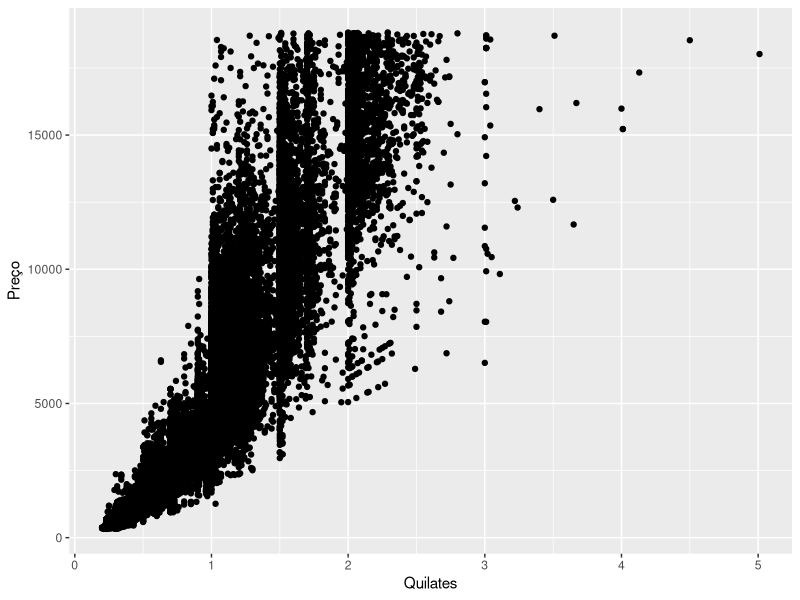
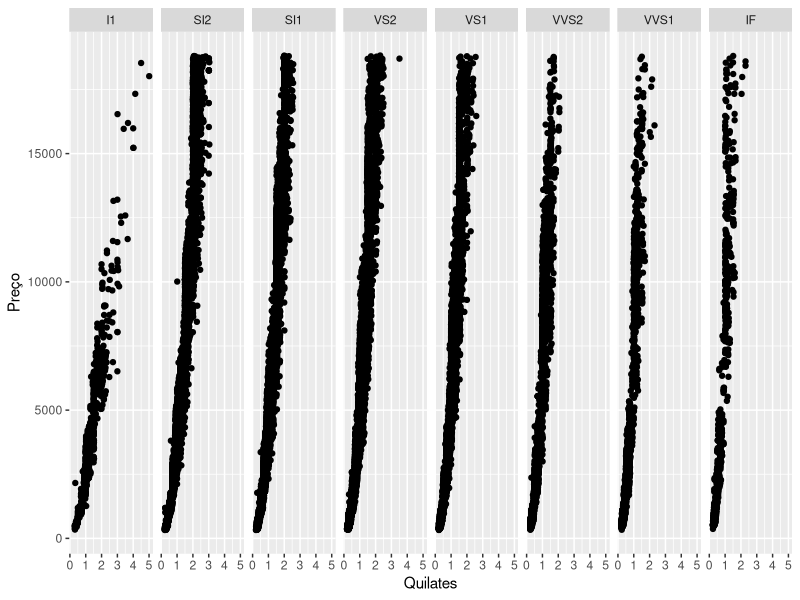
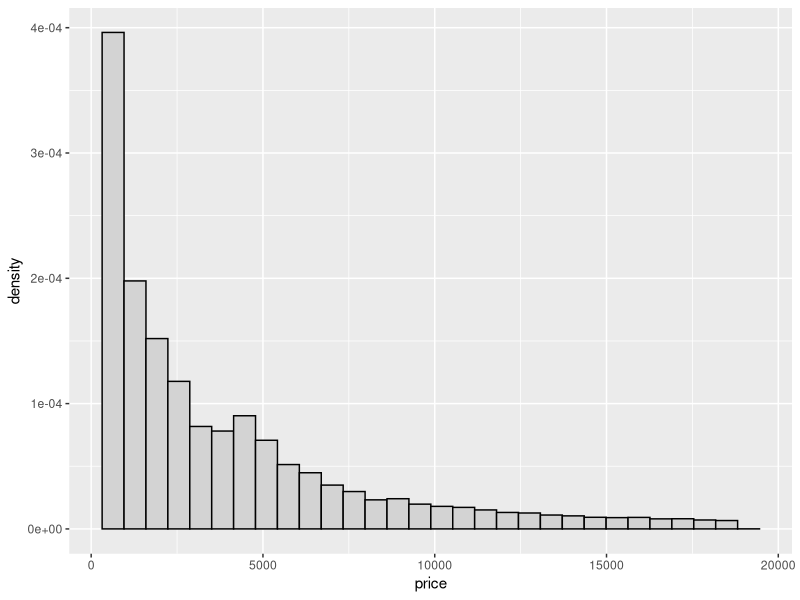
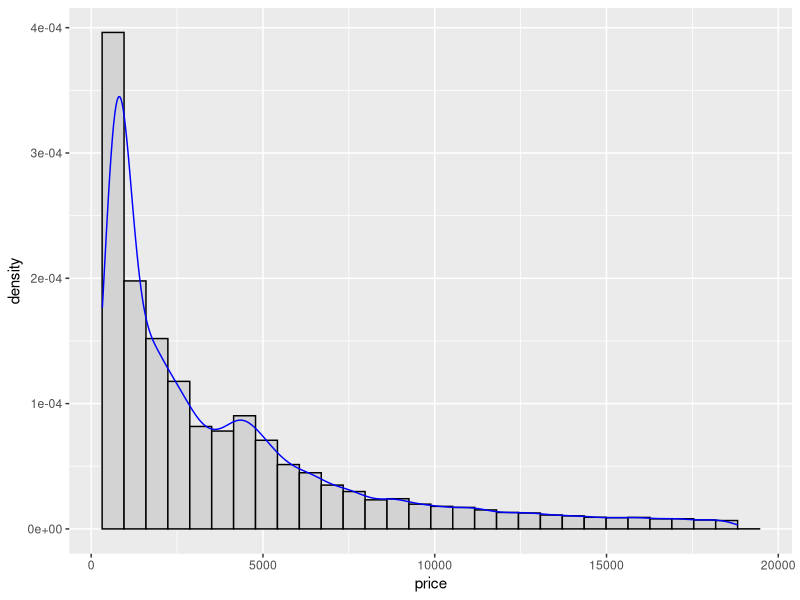
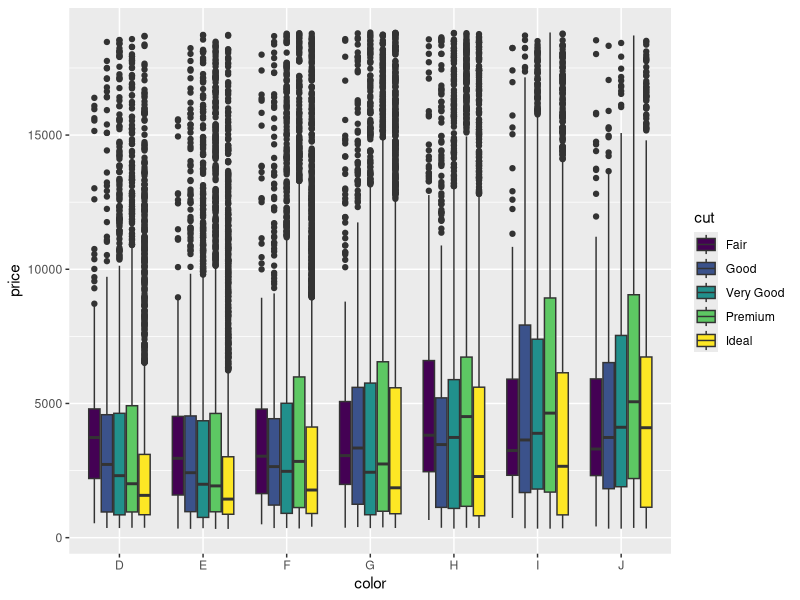
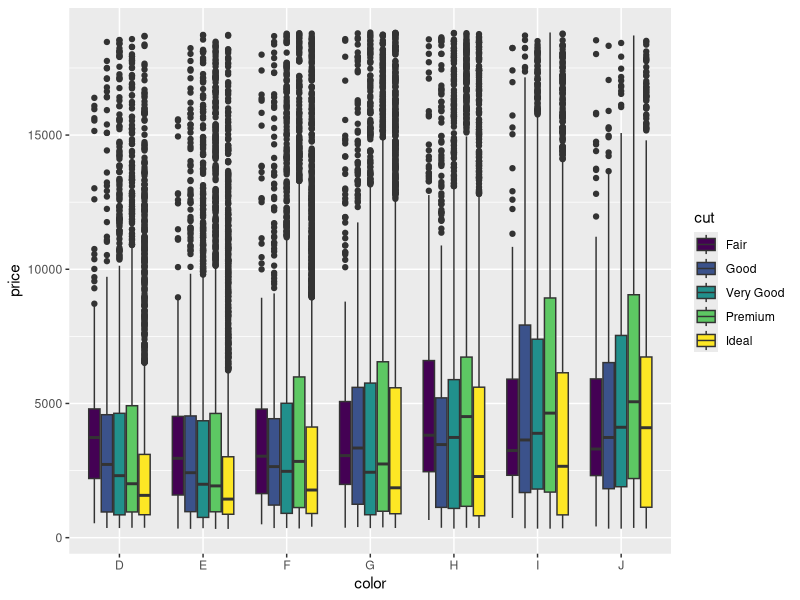
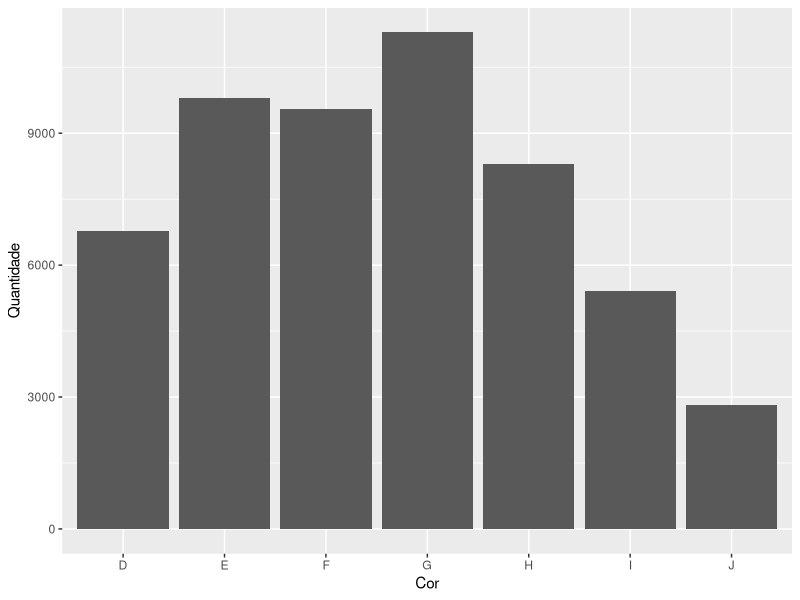
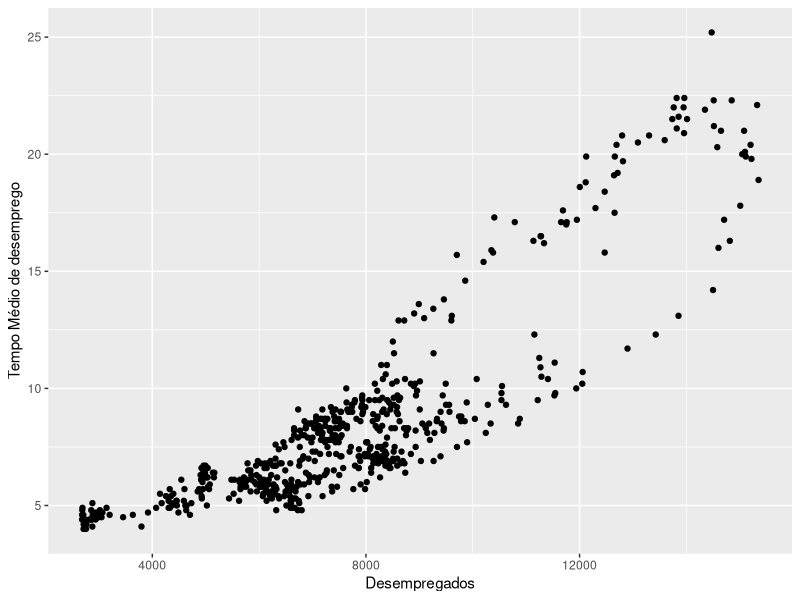

Recreate these plots in R, in order.
## ---- chunk 1
library(ggplot2)
library(tidyr)
library(dplyr)
library(lubridate)
## ---- chunk 2


  graph <- 
ggplot(diamonds) +
  geom_point(aes(x = carat, y = price))

graphExe1 <- 
  graph + xlab("Quilates") + 
  ylab("Preço")

graphExe1
## ---- chunk 3
  graph <- 
ggplot(diamonds) +
  geom_point(aes(x = carat, y = price))

graph <- 
ggplot(diamonds) +
  geom_point(aes(x = carat, y = price))

graphExe2 <- 
  graph + xlab("Quilates") + 
  ylab("Preço") + facet_grid(~clarity)

graphExe2
## ---- chunk 4
graphHist <- 
ggplot(data = diamonds, aes(x = price, y = ..density..)) +
  geom_histogram(color = 'black', fill = 'light grey')
graphHist
## ---- chunk 5
graphHist +
  geom_density(alpha = 0.6, color = "Blue")
## ---- chunk 6
graphHist <- 
ggplot(data = diamonds) +
  geom_boxplot(aes(y = price, x = color, fill = cut))
graphHist
## ---- chunk 7
graphHist +
  scale_color_manual(values = c("grey", "light blue"))
## ---- chunk 8
graph <- 
  ggplot(diamonds) +
  geom_bar(aes(x = color)) +
  ylab("Quantidade") +
  xlab("Cor")
graph
## ---- chunk 9
graph <- ggplot(data = economics, aes(x = unemploy, y = uempmed)) + 
  geom_point() + 
  xlab("Desempregados") + ylab("Tempo Médio de desemprego")

graph
## ---- chunk 10
graph + 
  geom_point(aes(color = year(date)))
## ---- chunk 11
graph <- ggplot(data = economics, aes(x = date, y = unemploy)) +
  geom_line() +
  xlab("Data") + ylab("Desempregados")
## ---- chunk 12
dt_economics <- 
  economics %>% select(date, unemploy) %>%
  group_by(ano = year(date)) %>% summarise(desemp = mean(unemploy))

graph <- ggplot(data = dt_economics, aes(x = ano, y = desemp)) +
  geom_line() +
  xlab("Data") + ylab("Desempregados")

graph
## ---- chunk 13
dt_economics <- 
  economics %>% select(date, unemploy) %>%
  group_by(ano = year(date)) %>% summarise(desemp = median(unemploy), lim_inf = quantile(unemploy, probs = c(0.01), na.rm = TRUE), lim_sup = quantile(unemploy, probs = c(0.99), na.rm = TRUE))

graph <- ggplot(data = dt_economics, aes(x = ano, y = desemp)) + 
  geom_ribbon(aes(ymin = lim_inf, ymax = lim_sup), fill = "grey50") + 
  geom_line()

graph
## ---- chunk 14
dt_economics <- 
  economics %>%
  mutate(txa_desemprego = (unemploy/pop)) %>% select(date, pce, psavert, txa_desemprego) %>% filter(pce < 9000)

dt_economics <- 
dt_economics %>%  gather(tipo, valor, -date)

graph <-  
  ggplot(data = dt_economics, aes(x = date, y = valor)) +
  geom_line() + facet_grid(tipo ~ ., scales = "free_y")
graph
